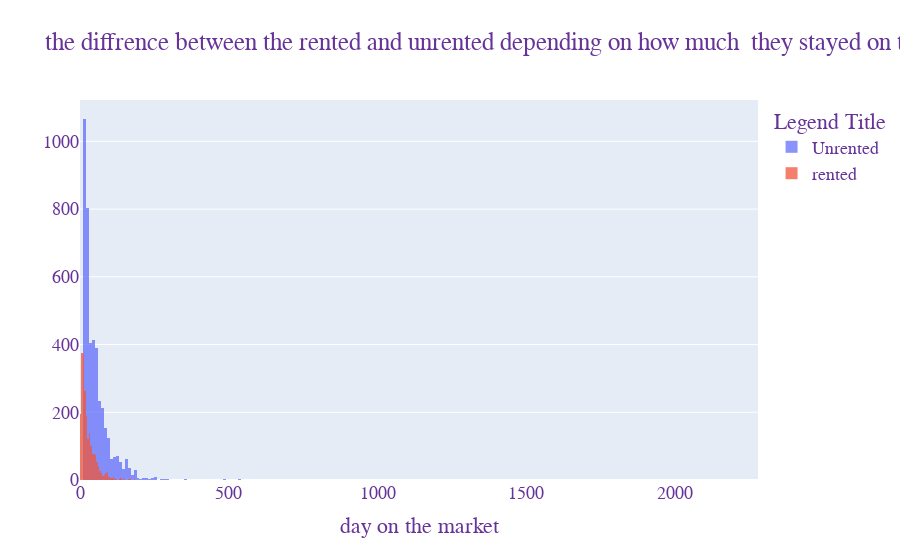

The code cell stored with this chart in its notebook:
### Markdown cell above
## how long does the apartment stay on maket

### Code cell
fig = go.Figure(  )
fig.add_trace(go.Histogram( x=onMarket['onMarket']  , name="rented"))
fig.add_trace(go.Histogram( x=offMarket['onMarket'] , name="rented"))
fig.update_layout(
    title="the diffrence between the rented and unrented depending on how much  they stayed on the market ",
    xaxis_title="day on the market",
    
    legend_title="Legend Title",
    font=dict(
        family="Courier New, monospace",
        size=18,
        color="RebeccaPurple"
        
    ))

# Overlay both histograms
fig.update_layout(barmode='overlay' )
# Reduce opacity to see both histograms
fig.update_traces(opacity=0.75 )
fig.show()

### Figure 1 — Plotly figure (JSON) as saved in the notebook; plotly's stock layout.template omitted (floating-point values rounded to 4 significant figures; data arrays with more than 128 entries replaced by an {"elided": "..."} marker saying what was removed)
{"data": [{"name": "Unrented", "opacity": 0.75, "type": "histogram", "x": {"elided": "4304 int values"}}, {"name": "rented", "opacity": 0.75, "type": "histogram", "x": {"elided": "2262 int values"}}], "layout": {"barmode": "overlay", "font": {"color": "RebeccaPurple", "family": "Courier New, monospace", "size": 18}, "legend": {"title": {"text": "Legend Title"}}, "title": {"text": "the diffrence between the rented and unrented depending on how much  they stayed on the market "}, "xaxis": {"title": {"text": "day on the market"}}}}
